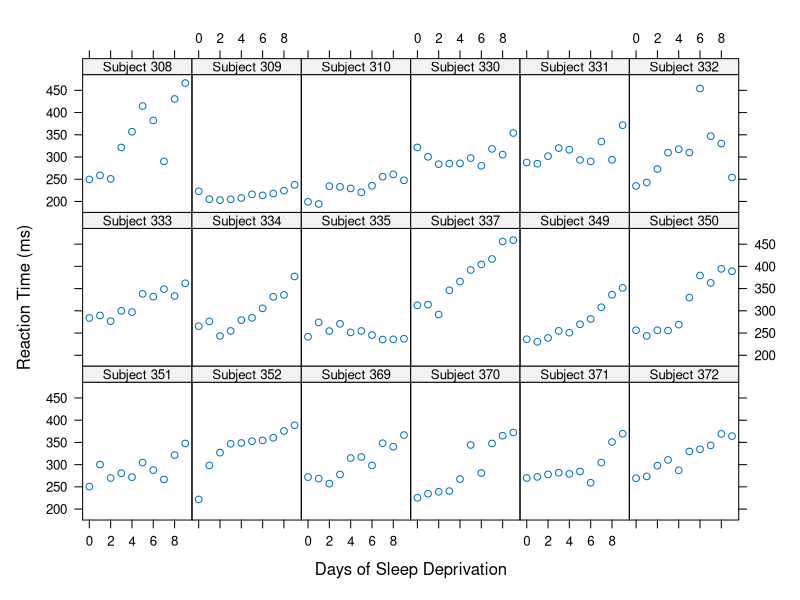
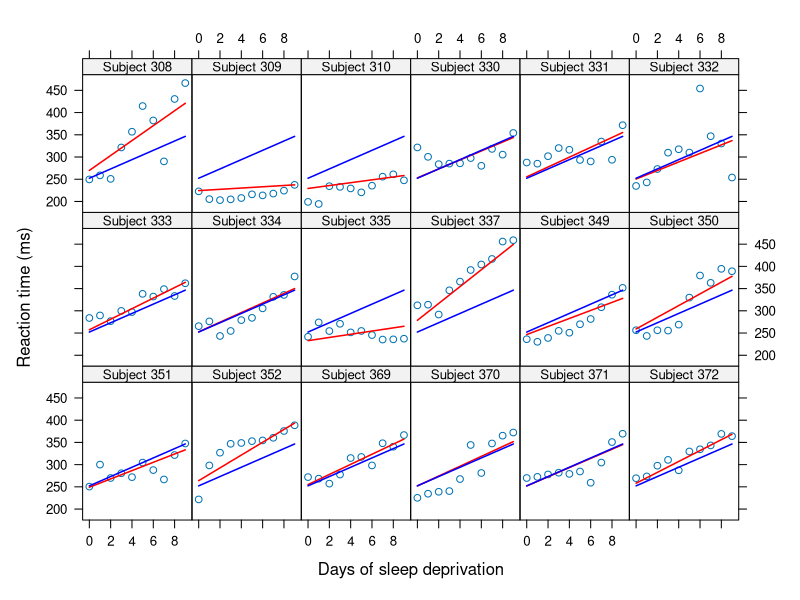
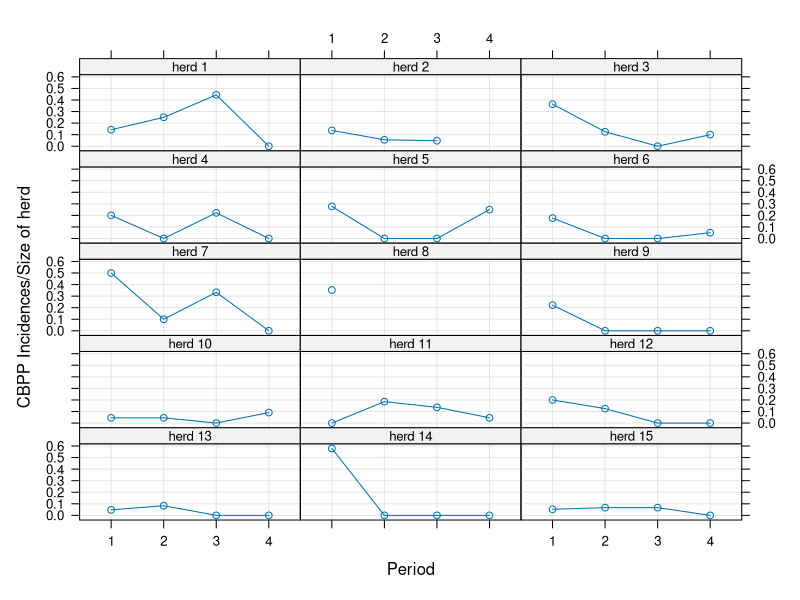
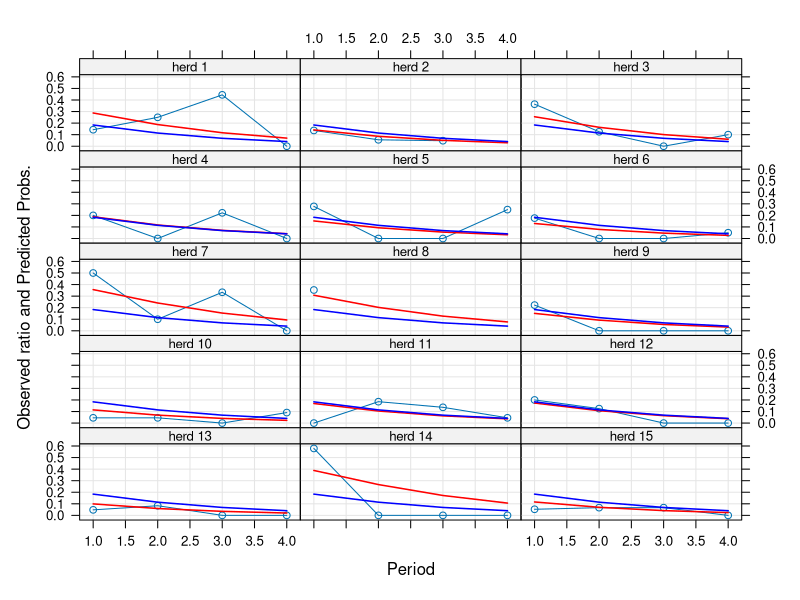

Here is the R script that generated these plots, in order:
## ---- chunk 1
#| fig.cap: Reaction times by subject in sleep deprivation study
#| label: fig-sleep-data
#| lightbox:
#| 
library(lme4)
library(lattice)
xyplot(Reaction ~ Days | Subject, 
       data=sleepstudy,
       xlab="Days of Sleep Deprivation",
       ylab="Reaction Time (ms)",
       strip = function(...) {
           strip.default(..., 
                         strip.names =TRUE, 
                         strip.levels=TRUE,
                         sep=" ")
       },
       par.strip.text = list(cex = 0.8), 
       type=c("p"),
       layout=c(6,3,1),
       as.table=TRUE
       )
## ---- chunk 2
library(nlme)
lmixcorr <- lme(fixed = Reaction ~ Days,
                random = ~ 1 + Days | Subject,
                data=sleepstudy, 
                correlation=corAR1(form = ~Days | Subject),
                control=lmeControl(opt="optim"),
                method="REML")

summary(lmixcorr)
## ---- chunk 3
lmix <- lme(fixed = Reaction ~ Days,
            random = ~ 1 + Days | Subject,
            data=sleepstudy, 
            control=lmeControl(opt="optim"),
            method="REML")

a <- anova(lmix,lmixcorr)
a
## ---- chunk 4
fixed.effects(lmixcorr)
refs <- random.effects(lmixcorr)
round(refs,5)
## ---- chunk 5
min(random.effects(lmixcorr)[,2])
which.min(random.effects(lmixcorr)[,2]) # subject 309

max(random.effects(lmixcorr)[,2])
which.max(random.effects(lmixcorr)[,2]) # subject 337

## ---- chunk 6
pred <- fixed.effects(lmixcorr)[1] + 4*fixed.effects(lmixcorr)[2]
cat ("Predicted reaction time of a new subject at day 4 = ", pred)
## ---- chunk 7
# Subject in the study, population-average predictions
data <- data.frame("Days"=4,"Subject"=308)
predict(lmixcorr,newdata=data,level=0)

# Subject not in the study, population-average predictions
data <- data.frame("Days"=4,"Subject"=1000)
predict(lmixcorr,newdata=data,level=0)

# No subject specified, population-average predictions
data <- data.frame("Days"=4) #,"Subject"=1000)
predict(lmixcorr,newdata=data,level=0)
## ---- chunk 8
predvals <- predict(lmixcorr,level=c(0:1),na.action=na.omit)
predvals[1:20,] #showing only the first 20 of 180 records
## ---- chunk 9
#| fig.cap: Population-average (blue) and subject-specific (red) predictions in sleep study.
#| label: fig-sleep-trellis-fit
#| lightbox:
#| 
xyplot(Reaction ~ Days | Subject, 
       data=sleepstudy,
       xlab="Days of sleep deprivation",
       ylab="Reaction time (ms)",
       type=c("p"),
       as.table=TRUE,
       layout=c(6,3,1),
       panel=function(x,y,...) {
           grpname <- dimnames(trellis.last.object())[[1]][packet.number()]
           panel.xyplot(x,y,...)
           panel.lines(x,predvals$predict.Sub[predvals$Sub == grpname],
                       col="red",lwd=1.5)
           panel.lines(x,predvals$predict.fixed[predvals$Sub == grpname],
                       col="blue",lwd=1.5)
           },
       strip = function(...) {
           strip.default(..., 
                         strip.names =TRUE, 
                         strip.levels=TRUE,
                         sep=" ")
       },
       par.strip.text = list(cex = 0.8), 
       ) 
## ---- chunk 10
library(lme4)
cbpp
## ---- chunk 11
library(dplyr)
cbpp %>% group_by(herd) %>% mutate(ratio = incidence/size) %>% summarize(mean=mean(ratio)) %>% arrange(desc(mean))
## ---- chunk 12
#| fig.cap: Proportion of CBPP incidences over time by herd. Herds are ordered by the max incidence.
#| label: fig-cbpp-data
#| lightbox:
#| 
library(lattice)
xyplot(incidence/size ~ period | herd, 
       data=cbpp, 
       ylab="CBPP Incidences/Size of herd",
       xlab="Period",
       type=c('g','p','l'),
       layout=c(3,5), 
       as.table=TRUE,
       strip = function(...) {
           strip.default(..., 
                         strip.names =TRUE, 
                         strip.levels=TRUE,
                         sep=" ")
       },
       par.strip.text = list(cex = 0.8), 
       )
## ---- chunk 13
glmm_bin1 <- glmer(cbind(incidence, size-incidence) ~ as.numeric(period) + (1 | herd),
                   data = cbpp, 
                   family = binomial)

summary(glmm_bin1)
## ---- chunk 14
coef(glmm_bin1)$herd
## ---- chunk 15
glmm_bin2 <- glmer(cbind(incidence, size-incidence) ~ as.numeric(period) + 
                         (1 + as.numeric(period) | herd) ,
                   data = cbpp, 
                   family = binomial)

a <- anova(glmm_bin1,glmm_bin2,type="LRT")
a
## ---- chunk 16
apval <- a$`Pr(>Chisq)`[2]
## ---- chunk 17
pred_re <- predict(glmm_bin1,re.form=NULL,type="response")
pred_fe <- predict(glmm_bin1,re.form=NA  ,type="response")
## ---- chunk 18
#| fig.cap: '"Population-average" (blue) and subject-specific (red) predictions in CBPP study.'
#| label: fig-cbpp-trellis-fit
#| lightbox:

period_ <- rep(1:4,15)
herd_ <- NULL
for (i in 1:15) {herd_ <- c(herd_,rep(i,4))}
newx = data.frame(herd=herd_,period=period_)

pred_re <- predict(glmm_bin1,newdata=newx,re.form=NULL,type="response")
pred_fe <- predict(glmm_bin1,newdata=newx,re.form=NA  ,type="response")
preds <- cbind(newx,pred_re,pred_fe)
newdf <- merge(preds,cbpp,by=c("herd","period"),all.x=TRUE)
newdf$herd <- as.factor(newdf$herd)

xyplot(incidence/size ~ period | herd, 
       data=newdf,
       ylab="Observed ratio and Predicted Probs.",
       xlab="Period",
       type=c('g','p','l'),
       layout=c(3,5), 
       as.table=TRUE,
       strip = function(...) {
           strip.default(..., 
                         strip.names =TRUE, 
                         strip.levels=TRUE,
                         sep=" ")
       },
       par.strip.text = list(cex = 0.8), 
       panel=function(x,y,...) {
          grpname <- dimnames(trellis.last.object())[[1]][packet.number()]
          panel.xyplot(x,y,...)
          panel.lines(x,newdf$pred_re[newdf$herd == grpname],
                       col="red",lwd=1.5)
           panel.lines(x,newdf$pred_fe[newdf$herd == grpname],
                       col="blue",lwd=1.5)
           },
       ) 
## ---- chunk 19

